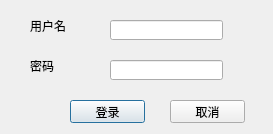
<?xml version="1.0" encoding="UTF-8"?>
<ui version="4.0">
 <class>Dialog</class>
 <widget class="QDialog" name="Dialog">
  <property name="geometry">
   <rect>
    <x>0</x>
    <y>0</y>
    <width>273</width>
    <height>134</height>
   </rect>
  </property>
  <property name="windowTitle">
   <string>登录</string>
  </property>
  <property name="windowIcon">
   <iconset resource="rec.qrc">
    <normaloff>:/new/prefix1/icon2.ico</normaloff>:/new/prefix1/icon2.ico</iconset>
  </property>
  <widget class="QPushButton" name="pushButton">
   <property name="geometry">
    <rect>
     <x>70</x>
     <y>100</y>
     <width>75</width>
     <height>23</height>
    </rect>
   </property>
   <property name="text">
    <string>登录</string>
   </property>
  </widget>
  <widget class="QPushButton" name="pushButton_2">
   <property name="geometry">
    <rect>
     <x>170</x>
     <y>100</y>
     <width>75</width>
     <height>23</height>
    </rect>
   </property>
   <property name="text">
    <string>取消</string>
   </property>
  </widget>
  <widget class="QLineEdit" name="user">
   <property name="geometry">
    <rect>
     <x>110</x>
     <y>20</y>
     <width>113</width>
     <height>20</height>
    </rect>
   </property>
   <property name="text">
    <string/>
   </property>
  </widget>
  <widget class="QLineEdit" name="password">
   <property name="geometry">
    <rect>
     <x>110</x>
     <y>60</y>
     <width>113</width>
     <height>20</height>
    </rect>
   </property>
  </widget>
  <widget class="QLabel" name="label">
   <property name="geometry">
    <rect>
     <x>30</x>
     <y>20</y>
     <width>54</width>
     <height>12</height>
    </rect>
   </property>
   <property name="text">
    <string>用户名</string>
   </property>
  </widget>
  <widget class="QLabel" name="label_2">
   <property name="geometry">
    <rect>
     <x>30</x>
     <y>60</y>
     <width>54</width>
     <height>12</height>
    </rect>
   </property>
   <property name="text">
    <string>密码</string>
   </property>
  </widget>
  <widget class="QLabel" name="label_3">
   <property name="geometry">
    <rect>
     <x>110</x>
     <y>40</y>
     <width>111</width>
     <height>16</height>
    </rect>
   </property>
   <property name="text">
    <string/>
   </property>
  </widget>
  <widget class="QLabel" name="label_4">
   <property name="geometry">
    <rect>
     <x>110</x>
     <y>80</y>
     <width>111</width>
     <height>16</height>
    </rect>
   </property>
   <property name="text">
    <string/>
   </property>
  </widget>
 </widget>
 <resources>
  <include location="rec.qrc"/>
 </resources>
 <connections/>
</ui>
